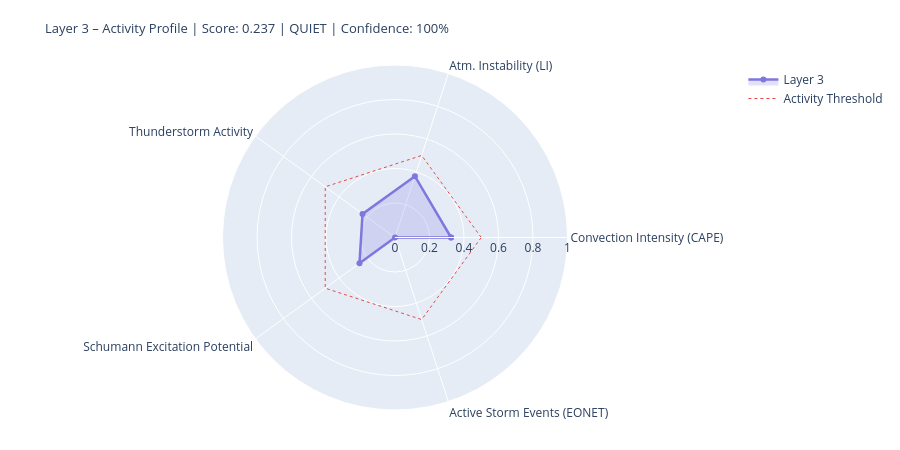

The code cell stored with this chart in its notebook:
### Markdown cell above
---
## 4. State Assessment & Handoff to Layer 4/5

### Code cell
# ============================================================
# LAYER-3-SCORE
# Five dynamic components
# ============================================================

def norm(v, lo, hi):
    if v is None or (isinstance(v, float) and math.isnan(v)): return None
    return round(max(0.0, min(1.0, (v - lo) / (hi - lo))), 4)

# --- 1) Convection intensity (global CAPE mean) ---
cape_mean = df_atm['cape'].dropna().mean() if not df_atm.empty else None
conv_score = norm(cape_mean, 0, 3000)
conv_src   = 'primary' if cape_mean is not None else 'missing'

# --- 2) Atmospheric instability (LI mean) ---
li_mean   = df_atm['li'].dropna().mean() if not df_atm.empty else None
# Negative LI = unstable → higher score
instab_score = norm(-li_mean if li_mean is not None else None, -6, 6)
instab_src   = 'primary' if li_mean is not None else 'missing'

# --- 3) Thunderstorm activity (mean thunder score + WMO count) ---
thunder_mean = df_atm['thunder_score'].mean() if not df_atm.empty else None
n_thunder    = int(df_atm['thunderstorm'].sum()) if not df_atm.empty else 0
thunder_score_val = norm(
    (thunder_mean or 0) * 0.7 + n_thunder * 0.1, 0, 1.0
) if thunder_mean is not None else None
thunder_src = 'primary'

# --- 4) Schumann excitation potential (weighted Schumann contribution) ---
schumann_pot = df_atm['schumann_contribution'].mean() if not df_atm.empty else None
# Boosted by Layer-2 thunderstorm trigger
if schumann_pot is not None and l2_thunder:
    schumann_pot = min(1.0, schumann_pot * 1.2)
schumann_score = norm(schumann_pot, 0, 1.0) if schumann_pot is not None else None
schumann_src   = 'derived'

# --- 5) Storm activity (NASA EONET) ---
# Distinction: None = data not loaded, 0.0 = loaded but no events
storm_score = None
storm_src   = 'missing'
if raw.get('storms') is not None:          # API reached successfully
    storm_score = norm(len(storm_events), 0, 30) if storm_events else 0.0
    storm_src   = 'primary'

# X-Ray and Kp: context only, not in dynamic score
# (X-Ray = Layer-0/4 driver; Kp = geomagnetic index, not a lightning proxy)
xray_context = None
if raw.get('xray'):
    df_xc = pd.DataFrame(raw['xray'])
    fc = next((c for c in df_xc.columns
               if any(k in c.lower() for k in ['flux','long']) and 'time' not in c.lower()),
              df_xc.columns[1])
    df_xc[fc] = pd.to_numeric(df_xc[fc], errors='coerce')
    xray_last = df_xc[fc].dropna().iloc[-1] if not df_xc[fc].dropna().empty else None
    if xray_last:
        xray_class = ('X' if xray_last>=1e-4 else 'M' if xray_last>=1e-5
                      else 'C' if xray_last>=1e-6 else 'B')
        xray_context = {'flux': float(xray_last), 'class': xray_class}
        print(f'X-Ray context: {xray_class}-class ({xray_last:.2e} W/m²)')

# --- Aggregate ---
COMPONENTS = {
    'Convection Intensity (CAPE)':  {'score': conv_score,       'source': conv_src,    'dynamic': True},
    'Atm. Instability (LI)':         {'score': instab_score,     'source': instab_src,  'dynamic': True},
    'Thunderstorm Activity':              {'score': thunder_score_val, 'source': thunder_src, 'dynamic': True},
    'Schumann Excitation Potential':   {'score': schumann_score,   'source': schumann_src,'dynamic': True},
    'Active Storm Events (EONET)': {'score': storm_score,      'source': storm_src,   'dynamic': True},
}

available   = {k: v['score'] for k, v in COMPONENTS.items() if v['score'] is not None}
unavailable = [k for k, v in COMPONENTS.items() if v['score'] is None]
layer3_score = round(sum(available.values()) / len(available), 4) if available else None
confidence   = round(len(available) / len(COMPONENTS), 2)
level = ('unknown' if layer3_score is None
         else 'quiet'   if layer3_score < 0.3
         else 'moderate' if layer3_score < 0.6
         else 'active')
dominant_l3 = max(available, key=available.get) if available else 'none'

# --- Ausgabe ---
W = 68
print('=' * W)
print('LAYER 3 – ATMOSPHERE / WEATHER / THUNDERSTORMS – STATE ASSESSMENT')
print('=' * W)
for name, comp in COMPONENTS.items():
    s = comp['score']
    if s is not None:
        bar = '█' * int(s * 20) + '░' * (20 - int(s * 20))
        print(f'  {name:<36} {bar}  {s:.3f}  [{comp["source"]}]')
    else:
        print(f'  {name:<36} {"─" * 20}  n/a   [missing]')
print('-' * W)
print(f'  Score:        {layer3_score:.3f}  ({len(available)}/{len(COMPONENTS)} components)')
print(f'  Confidence:   {confidence:.0%}')
print(f'  Level:        {level.upper()}')
print(f'  Dominant:     {dominant_l3}')
print(f'  CAPE mean:    {cape_mean:.0f} J/kg' if cape_mean else '  CAPE mean:    n/a')
print(f'  LI mean:      {li_mean:.1f} K' if li_mean is not None else '  LI mean:      n/a')
print(f'  Thunderstorms:{n_thunder} points (WMO)  +  {len(storm_events)} NASA EONET')
print('=' * W)

# Radar
cats   = list(available.keys())
vals_r = list(available.values())
if len(cats) >= 3:
    fig = go.Figure()
    fig.add_trace(go.Scatterpolar(
        r=vals_r + [vals_r[0]], theta=cats + [cats[0]],
        fill='toself', fillcolor='rgba(127,119,221,0.22)',
        line=dict(color='#7F77DD', width=2.5), name='Layer 3'
    ))
    fig.add_trace(go.Scatterpolar(
        r=[0.5] * (len(cats)+1), theta=cats + [cats[0]],
        line=dict(color='#E24B4A', dash='dot', width=1),
        mode='lines', name='Activity Threshold'
    ))
    fig.update_layout(
        title=dict(
            text=f'Layer 3 – Activity Profile | Score: {layer3_score:.3f} | {level.upper()} | Confidence: {confidence:.0%}',
            font=dict(size=13)
        ),
        polar=dict(radialaxis=dict(visible=True, range=[0, 1])),
        height=450, showlegend=True,
        margin=dict(l=60, r=60, t=65, b=40)
    )
    fig.show()

### Figure 1 — Plotly figure (JSON) as saved in the notebook; plotly's stock layout.template omitted (floating-point values rounded to 4 significant figures)
{"data": [{"fill": "toself", "fillcolor": "rgba(127,119,221,0.22)", "line": {"color": "#7F77DD", "width": 2.5}, "name": "Layer 3", "r": [0.325, 0.3736, 0.2328, 0.2545, 0.0, 0.325], "theta": ["Convection Intensity (CAPE)", "Atm. Instability (LI)", "Thunderstorm Activity", "Schumann Excitation Potential", "Active Storm Events (EONET)", "Convection Intensity (CAPE)"], "type": "scatterpolar"}, {"line": {"color": "#E24B4A", "dash": "dot", "width": 1}, "mode": "lines", "name": "Activity Threshold", "r": [0.5, 0.5, 0.5, 0.5, 0.5, 0.5], "theta": ["Convection Intensity (CAPE)", "Atm. Instability (LI)", "Thunderstorm Activity", "Schumann Excitation Potential", "Active Storm Events (EONET)", "Convection Intensity (CAPE)"], "type": "scatterpolar"}], "layout": {"height": 450, "margin": {"b": 40, "l": 60, "r": 60, "t": 65}, "polar": {"radialaxis": {"range": [0, 1], "visible": true}}, "showlegend": true, "title": {"font": {"size": 13}, "text": "Layer 3 – Activity Profile | Score: 0.237 | QUIET | Confidence: 100%"}}}
